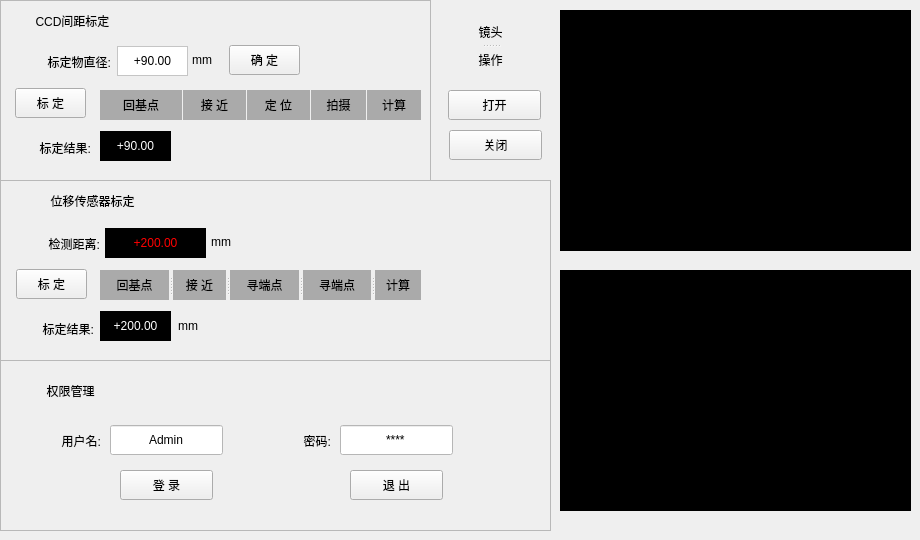
    <widget class="QWidget" name="calibration_page">
     <widget class="QFrame" name="frame_14">
      <property name="geometry">
       <rect>
        <x>0</x>
        <y>0</y>
        <width>431</width>
        <height>181</height>
       </rect>
      </property>
      <property name="frameShape">
       <enum>QFrame::StyledPanel</enum>
      </property>
      <property name="frameShadow">
       <enum>QFrame::Plain</enum>
      </property>
      <widget class="QLabel" name="label_101">
       <property name="geometry">
        <rect>
         <x>12</x>
         <y>10</y>
         <width>121</width>
         <height>21</height>
        </rect>
       </property>
       <property name="styleSheet">
        <string notr="true">font: 13pt &quot;黑体&quot;;</string>
       </property>
       <property name="text">
        <string>CCD间距标定</string>
       </property>
       <property name="alignment">
        <set>Qt::AlignCenter</set>
       </property>
      </widget>
      <widget class="QLabel" name="label_108">
       <property name="geometry">
        <rect>
         <x>10</x>
         <y>46</y>
         <width>101</width>
         <height>31</height>
        </rect>
       </property>
       <property name="styleSheet">
        <string notr="true">font: 11pt &quot;黑体&quot;;</string>
       </property>
       <property name="text">
        <string>标定物直径:</string>
       </property>
       <property name="alignment">
        <set>Qt::AlignRight|Qt::AlignTrailing|Qt::AlignVCenter</set>
       </property>
      </widget>
      <widget class="QLabel" name="label_109">
       <property name="geometry">
        <rect>
         <x>117</x>
         <y>46</y>
         <width>71</width>
         <height>30</height>
        </rect>
       </property>
       <property name="styleSheet">
        <string notr="true">font: 11pt &quot;Times New Roman&quot;;
background-color: rgb(255, 255, 255);</string>
       </property>
       <property name="frameShape">
        <enum>QFrame::StyledPanel</enum>
       </property>
       <property name="frameShadow">
        <enum>QFrame::Sunken</enum>
       </property>
       <property name="text">
        <string>+90.00</string>
       </property>
       <property name="alignment">
        <set>Qt::AlignCenter</set>
       </property>
      </widget>
      <widget class="QLabel" name="label_110">
       <property name="geometry">
        <rect>
         <x>191</x>
         <y>45</y>
         <width>21</width>
         <height>30</height>
        </rect>
       </property>
       <property name="styleSheet">
        <string notr="true">font: 11pt &quot;黑体&quot;;</string>
       </property>
       <property name="text">
        <string>mm</string>
       </property>
       <property name="alignment">
        <set>Qt::AlignRight|Qt::AlignTrailing|Qt::AlignVCenter</set>
       </property>
      </widget>
      <widget class="QPushButton" name="pushButton_24">
       <property name="geometry">
        <rect>
         <x>229</x>
         <y>45</y>
         <width>71</width>
         <height>30</height>
        </rect>
       </property>
       <property name="styleSheet">
        <string notr="true">font: 10pt &quot;黑体&quot;;</string>
       </property>
       <property name="text">
        <string>确 定</string>
       </property>
      </widget>
      <widget class="QPushButton" name="pushButton_25">
       <property name="geometry">
        <rect>
         <x>15</x>
         <y>88</y>
         <width>71</width>
         <height>30</height>
        </rect>
       </property>
       <property name="styleSheet">
        <string notr="true">font: 10pt &quot;黑体&quot;;</string>
       </property>
       <property name="text">
        <string>标 定</string>
       </property>
      </widget>
      <widget class="QLabel" name="label_116">
       <property name="geometry">
        <rect>
         <x>10</x>
         <y>137</y>
         <width>81</width>
         <height>21</height>
        </rect>
       </property>
       <property name="styleSheet">
        <string notr="true">font: 11pt &quot;黑体&quot;;</string>
       </property>
       <property name="text">
        <string>标定结果:</string>
       </property>
       <property name="alignment">
        <set>Qt::AlignRight|Qt::AlignTrailing|Qt::AlignVCenter</set>
       </property>
      </widget>
      <widget class="QLabel" name="label_117">
       <property name="geometry">
        <rect>
         <x>100</x>
         <y>131</y>
         <width>71</width>
         <height>30</height>
        </rect>
       </property>
       <property name="styleSheet">
        <string notr="true">font: 11pt &quot;Times New Roman&quot;;
color: rgb(255, 255, 255);
background-color: rgb(0, 0, 0);</string>
       </property>
       <property name="frameShape">
        <enum>QFrame::StyledPanel</enum>
       </property>
       <property name="frameShadow">
        <enum>QFrame::Sunken</enum>
       </property>
       <property name="text">
        <string>+90.00</string>
       </property>
       <property name="alignment">
        <set>Qt::AlignCenter</set>
       </property>
      </widget>
      <widget class="QSplitter" name="splitter_23">
       <property name="geometry">
        <rect>
         <x>100</x>
         <y>90</y>
         <width>321</width>
         <height>30</height>
        </rect>
       </property>
       <property name="orientation">
        <enum>Qt::Horizontal</enum>
       </property>
       <property name="handleWidth">
        <number>1</number>
       </property>
       <widget class="QLabel" name="label_111">
        <property name="styleSheet">
         <string notr="true">font: 10pt &quot;黑体&quot;;
background-color: rgb(170, 170, 170);</string>
        </property>
        <property name="text">
         <string>回基点</string>
        </property>
        <property name="alignment">
         <set>Qt::AlignCenter</set>
        </property>
       </widget>
       <widget class="QLabel" name="label_112">
        <property name="styleSheet">
         <string notr="true">font: 10pt &quot;黑体&quot;;
background-color: rgb(170, 170, 170);</string>
        </property>
        <property name="text">
         <string>接 近</string>
        </property>
        <property name="alignment">
         <set>Qt::AlignCenter</set>
        </property>
       </widget>
       <widget class="QLabel" name="label_113">
        <property name="styleSheet">
         <string notr="true">font: 10pt &quot;黑体&quot;;
background-color: rgb(170, 170, 170);</string>
        </property>
        <property name="text">
         <string>定 位</string>
        </property>
        <property name="alignment">
         <set>Qt::AlignCenter</set>
        </property>
       </widget>
       <widget class="QLabel" name="label_114">
        <property name="styleSheet">
         <string notr="true">font: 10pt &quot;黑体&quot;;
background-color: rgb(170, 170, 170);</string>
        </property>
        <property name="text">
         <string>拍摄</string>
        </property>
        <property name="alignment">
         <set>Qt::AlignCenter</set>
        </property>
       </widget>
       <widget class="QLabel" name="label_115">
        <property name="styleSheet">
         <string notr="true">font: 10pt &quot;黑体&quot;;
background-color: rgb(170, 170, 170);</string>
        </property>
        <property name="text">
         <string>计算</string>
        </property>
        <property name="alignment">
         <set>Qt::AlignCenter</set>
        </property>
       </widget>
      </widget>
     </widget>
     <widget class="QFrame" name="frame_15">
      <property name="geometry">
       <rect>
        <x>0</x>
        <y>180</y>
        <width>551</width>
        <height>181</height>
       </rect>
      </property>
      <property name="frameShape">
       <enum>QFrame::StyledPanel</enum>
      </property>
      <property name="frameShadow">
       <enum>QFrame::Plain</enum>
      </property>
      <widget class="QLabel" name="label_118">
       <property name="geometry">
        <rect>
         <x>12</x>
         <y>10</y>
         <width>161</width>
         <height>21</height>
        </rect>
       </property>
       <property name="styleSheet">
        <string notr="true">font: 13pt &quot;黑体&quot;;</string>
       </property>
       <property name="text">
        <string>位移传感器标定</string>
       </property>
       <property name="alignment">
        <set>Qt::AlignCenter</set>
       </property>
      </widget>
      <widget class="QLabel" name="label_119">
       <property name="geometry">
        <rect>
         <x>9</x>
         <y>53</y>
         <width>91</width>
         <height>21</height>
        </rect>
       </property>
       <property name="styleSheet">
        <string notr="true">font: 11pt &quot;黑体&quot;;</string>
       </property>
       <property name="text">
        <string>检测距离:</string>
       </property>
       <property name="alignment">
        <set>Qt::AlignRight|Qt::AlignTrailing|Qt::AlignVCenter</set>
       </property>
      </widget>
      <widget class="QLabel" name="label_120">
       <property name="geometry">
        <rect>
         <x>105</x>
         <y>48</y>
         <width>101</width>
         <height>30</height>
        </rect>
       </property>
       <property name="styleSheet">
        <string notr="true">font: 11pt &quot;Times New Roman&quot;;
color: rgb(255, 0, 0);
background-color: rgb(0, 0, 0);</string>
       </property>
       <property name="frameShape">
        <enum>QFrame::StyledPanel</enum>
       </property>
       <property name="frameShadow">
        <enum>QFrame::Sunken</enum>
       </property>
       <property name="text">
        <string>+200.00</string>
       </property>
       <property name="alignment">
        <set>Qt::AlignCenter</set>
       </property>
      </widget>
      <widget class="QLabel" name="label_121">
       <property name="geometry">
        <rect>
         <x>210</x>
         <y>47</y>
         <width>21</width>
         <height>30</height>
        </rect>
       </property>
       <property name="styleSheet">
        <string notr="true">font: 11pt &quot;黑体&quot;;</string>
       </property>
       <property name="text">
        <string>mm</string>
       </property>
       <property name="alignment">
        <set>Qt::AlignRight|Qt::AlignTrailing|Qt::AlignVCenter</set>
       </property>
      </widget>
      <widget class="QPushButton" name="pushButton_27">
       <property name="geometry">
        <rect>
         <x>16</x>
         <y>89</y>
         <width>71</width>
         <height>30</height>
        </rect>
       </property>
       <property name="styleSheet">
        <string notr="true">font: 10pt &quot;黑体&quot;;</string>
       </property>
       <property name="text">
        <string>标 定</string>
       </property>
      </widget>
      <widget class="QLabel" name="label_122">
       <property name="geometry">
        <rect>
         <x>13</x>
         <y>138</y>
         <width>81</width>
         <height>21</height>
        </rect>
       </property>
       <property name="styleSheet">
        <string notr="true">font: 11pt &quot;黑体&quot;;</string>
       </property>
       <property name="text">
        <string>标定结果:</string>
       </property>
       <property name="alignment">
        <set>Qt::AlignRight|Qt::AlignTrailing|Qt::AlignVCenter</set>
       </property>
      </widget>
      <widget class="QLabel" name="label_123">
       <property name="geometry">
        <rect>
         <x>100</x>
         <y>131</y>
         <width>71</width>
         <height>30</height>
        </rect>
       </property>
       <property name="styleSheet">
        <string notr="true">font: 11pt &quot;Times New Roman&quot;;
color: rgb(255, 255, 255);
background-color: rgb(0, 0, 0);</string>
       </property>
       <property name="frameShape">
        <enum>QFrame::StyledPanel</enum>
       </property>
       <property name="frameShadow">
        <enum>QFrame::Sunken</enum>
       </property>
       <property name="text">
        <string>+200.00</string>
       </property>
       <property name="alignment">
        <set>Qt::AlignCenter</set>
       </property>
      </widget>
      <widget class="QLabel" name="label_131">
       <property name="geometry">
        <rect>
         <x>177</x>
         <y>131</y>
         <width>21</width>
         <height>30</height>
        </rect>
       </property>
       <property name="styleSheet">
        <string notr="true">font: 11pt &quot;黑体&quot;;</string>
       </property>
       <property name="text">
        <string>mm</string>
       </property>
       <property name="alignment">
        <set>Qt::AlignRight|Qt::AlignTrailing|Qt::AlignVCenter</set>
       </property>
      </widget>
      <widget class="QSplitter" name="splitter_24">
       <property name="geometry">
        <rect>
         <x>100</x>
         <y>90</y>
         <width>321</width>
         <height>30</height>
        </rect>
       </property>
       <property name="orientation">
        <enum>Qt::Horizontal</enum>
       </property>
       <widget class="QLabel" name="label_124">
        <property name="styleSheet">
         <string notr="true">font: 10pt &quot;黑体&quot;;
background-color: rgb(170, 170, 170);</string>
        </property>
        <property name="text">
         <string>回基点</string>
        </property>
        <property name="alignment">
         <set>Qt::AlignCenter</set>
        </property>
       </widget>
       <widget class="QLabel" name="label_125">
        <property name="styleSheet">
         <string notr="true">font: 10pt &quot;黑体&quot;;
background-color: rgb(170, 170, 170);</string>
        </property>
        <property name="text">
         <string>接 近</string>
        </property>
        <property name="alignment">
         <set>Qt::AlignCenter</set>
        </property>
       </widget>
       <widget class="QLabel" name="label_126">
        <property name="styleSheet">
         <string notr="true">font: 10pt &quot;黑体&quot;;
background-color: rgb(170, 170, 170);</string>
        </property>
        <property name="text">
         <string>寻端点</string>
        </property>
        <property name="alignment">
         <set>Qt::AlignCenter</set>
        </property>
       </widget>
       <widget class="QLabel" name="label_127">
        <property name="styleSheet">
         <string notr="true">font: 10pt &quot;黑体&quot;;
background-color: rgb(170, 170, 170);</string>
        </property>
        <property name="text">
         <string>寻端点</string>
        </property>
        <property name="alignment">
         <set>Qt::AlignCenter</set>
        </property>
       </widget>
       <widget class="QLabel" name="label_130">
        <property name="styleSheet">
         <string notr="true">font: 10pt &quot;黑体&quot;;
background-color: rgb(170, 170, 170);</string>
        </property>
        <property name="text">
         <string>计算</string>
        </property>
        <property name="alignment">
         <set>Qt::AlignCenter</set>
        </property>
       </widget>
      </widget>
     </widget>
     <widget class="QFrame" name="frame_16">
      <property name="geometry">
       <rect>
        <x>0</x>
        <y>360</y>
        <width>551</width>
        <height>171</height>
       </rect>
      </property>
      <property name="frameShape">
       <enum>QFrame::StyledPanel</enum>
      </property>
      <property name="frameShadow">
       <enum>QFrame::Plain</enum>
      </property>
      <widget class="QLabel" name="label_132">
       <property name="geometry">
        <rect>
         <x>10</x>
         <y>20</y>
         <width>121</width>
         <height>21</height>
        </rect>
       </property>
       <property name="styleSheet">
        <string notr="true">font: 13pt &quot;黑体&quot;;</string>
       </property>
       <property name="text">
        <string>权限管理</string>
       </property>
       <property name="alignment">
        <set>Qt::AlignCenter</set>
       </property>
      </widget>
      <widget class="QLabel" name="label_133">
       <property name="geometry">
        <rect>
         <x>10</x>
         <y>70</y>
         <width>91</width>
         <height>21</height>
        </rect>
       </property>
       <property name="styleSheet">
        <string notr="true">font: 11pt &quot;黑体&quot;;</string>
       </property>
       <property name="text">
        <string>用户名:</string>
       </property>
       <property name="alignment">
        <set>Qt::AlignRight|Qt::AlignTrailing|Qt::AlignVCenter</set>
       </property>
      </widget>
      <widget class="QLineEdit" name="lineEdit">
       <property name="geometry">
        <rect>
         <x>110</x>
         <y>65</y>
         <width>113</width>
         <height>30</height>
        </rect>
       </property>
       <property name="styleSheet">
        <string notr="true">background-color: rgb(255, 255, 255);
font: 10pt &quot;黑体&quot;;</string>
       </property>
       <property name="text">
        <string>Admin</string>
       </property>
       <property name="alignment">
        <set>Qt::AlignCenter</set>
       </property>
      </widget>
      <widget class="QLabel" name="label_134">
       <property name="geometry">
        <rect>
         <x>240</x>
         <y>70</y>
         <width>91</width>
         <height>21</height>
        </rect>
       </property>
       <property name="styleSheet">
        <string notr="true">font: 11pt &quot;黑体&quot;;</string>
       </property>
       <property name="text">
        <string>密码:</string>
       </property>
       <property name="alignment">
        <set>Qt::AlignRight|Qt::AlignTrailing|Qt::AlignVCenter</set>
       </property>
      </widget>
      <widget class="QLineEdit" name="lineEdit_2">
       <property name="geometry">
        <rect>
         <x>340</x>
         <y>65</y>
         <width>113</width>
         <height>30</height>
        </rect>
       </property>
       <property name="styleSheet">
        <string notr="true">background-color: rgb(255, 255, 255);
font: 10pt &quot;黑体&quot;;</string>
       </property>
       <property name="text">
        <string>****</string>
       </property>
       <property name="alignment">
        <set>Qt::AlignCenter</set>
       </property>
      </widget>
      <widget class="QPushButton" name="pushButton_26">
       <property name="geometry">
        <rect>
         <x>120</x>
         <y>110</y>
         <width>93</width>
         <height>30</height>
        </rect>
       </property>
       <property name="styleSheet">
        <string notr="true">font: 9pt &quot;黑体&quot;;</string>
       </property>
       <property name="text">
        <string>登 录</string>
       </property>
      </widget>
      <widget class="QPushButton" name="pushButton_28">
       <property name="geometry">
        <rect>
         <x>350</x>
         <y>110</y>
         <width>93</width>
         <height>30</height>
        </rect>
       </property>
       <property name="styleSheet">
        <string notr="true">font: 9pt &quot;黑体&quot;;</string>
       </property>
       <property name="text">
        <string>退 出</string>
       </property>
      </widget>
     </widget>
     <widget class="QPushButton" name="pushButton_29">
      <property name="geometry">
       <rect>
        <x>448</x>
        <y>90</y>
        <width>93</width>
        <height>30</height>
       </rect>
      </property>
      <property name="styleSheet">
       <string notr="true">font: 9pt &quot;黑体&quot;;</string>
      </property>
      <property name="text">
       <string>打开</string>
      </property>
     </widget>
     <widget class="QPushButton" name="pushButton_30">
      <property name="geometry">
       <rect>
        <x>449</x>
        <y>130</y>
        <width>93</width>
        <height>30</height>
       </rect>
      </property>
      <property name="styleSheet">
       <string notr="true">font: 9pt &quot;黑体&quot;;</string>
      </property>
      <property name="text">
       <string>关闭</string>
      </property>
     </widget>
     <widget class="QLabel" name="label_137">
      <property name="geometry">
       <rect>
        <x>560</x>
        <y>10</y>
        <width>351</width>
        <height>241</height>
       </rect>
      </property>
      <property name="styleSheet">
       <string notr="true">background-color: rgb(0, 0, 0);</string>
      </property>
      <property name="text">
       <string/>
      </property>
     </widget>
     <widget class="QLabel" name="label_138">
      <property name="geometry">
       <rect>
        <x>560</x>
        <y>270</y>
        <width>351</width>
        <height>241</height>
       </rect>
      </property>
      <property name="styleSheet">
       <string notr="true">background-color: rgb(0, 0, 0);</string>
      </property>
      <property name="text">
       <string/>
      </property>
     </widget>
     <widget class="QSplitter" name="splitter_25">
      <property name="geometry">
       <rect>
        <x>460</x>
        <y>20</y>
        <width>61</width>
        <height>51</height>
       </rect>
      </property>
      <property name="orientation">
       <enum>Qt::Vertical</enum>
      </property>
      <widget class="QLabel" name="label_135">
       <property name="styleSheet">
        <string notr="true">font: 13pt &quot;黑体&quot;;</string>
       </property>
       <property name="text">
        <string>镜头</string>
       </property>
       <property name="alignment">
        <set>Qt::AlignCenter</set>
       </property>
      </widget>
      <widget class="QLabel" name="label_136">
       <property name="styleSheet">
        <string notr="true">font: 13pt &quot;黑体&quot;;</string>
       </property>
       <property name="text">
        <string>操作</string>
       </property>
       <property name="alignment">
        <set>Qt::AlignCenter</set>
       </property>
      </widget>
     </widget>
    </widget>
